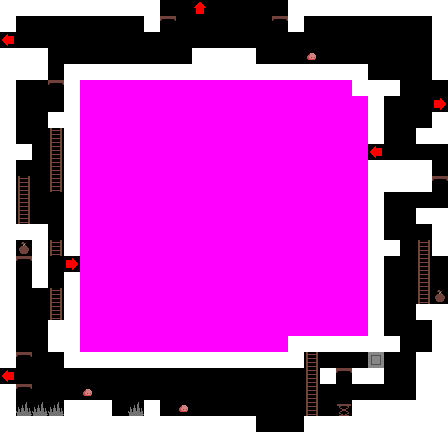

The image is a tile-based game level rendered from a .tmx file. Its description and complete source (layers, tilesets, objects, tile grids) follow:
An orthogonal 28x27 tile map with 16x16 px tiles, 1 tile layer (Tile Layer 1).

<map version="1.10" tiledversion="1.11.2" orientation="orthogonal" renderorder="right-up" width="28" height="27" tilewidth="16" tileheight="16" infinite="0" nextlayerid="2" nextobjectid="1">
 <tileset firstgid="1" source="../../tiletypes.tsx" />
 <layer id="1" name="Tile Layer 1" width="28" height="27">
  <data encoding="csv">
1,1,1,1,1,1,1,1,1,1,0,0,12,0,0,0,0,0,1,1,1,1,1,1,1,1,1,1,
1,0,0,0,0,0,0,0,0,1,17,0,0,0,0,0,0,17,1,0,0,0,0,0,0,0,0,1,
10,0,0,0,0,0,0,0,0,0,0,0,0,0,0,0,0,0,0,0,0,0,0,0,0,0,0,1,
1,1,1,0,0,0,0,0,0,0,0,0,1,1,1,1,0,0,0,26,0,0,0,0,0,0,0,1,
1,1,1,0,1,1,1,1,1,1,1,1,1,1,1,1,1,1,1,1,1,1,1,0,0,0,0,1,
1,0,0,17,1,3,3,3,3,3,3,3,3,3,3,3,3,3,3,3,3,3,1,1,1,0,0,0,
1,0,0,0,1,3,3,3,3,3,3,3,3,3,3,3,3,3,3,3,3,3,3,1,0,0,0,9,
1,0,0,1,1,3,3,3,3,3,3,3,3,3,3,3,3,3,3,3,3,3,3,1,0,0,0,1,
1,0,0,18,1,3,3,3,3,3,3,3,3,3,3,3,3,3,3,3,3,3,3,1,0,0,1,1,
1,1,0,18,1,3,3,3,3,3,3,3,3,3,3,3,3,3,3,3,3,3,3,10,0,0,0,0,
1,0,0,18,1,3,3,3,3,3,3,3,3,3,3,3,3,3,3,3,3,3,3,1,1,1,1,0,
1,18,0,18,1,3,3,3,3,3,3,3,3,3,3,3,3,3,3,3,3,3,3,1,1,1,1,17,
1,18,0,0,1,3,3,3,3,3,3,3,3,3,3,3,3,3,3,3,3,3,3,1,0,0,0,0,
1,18,0,0,1,3,3,3,3,3,3,3,3,3,3,3,3,3,3,3,3,3,3,1,0,0,1,1,
1,1,1,0,1,3,3,3,3,3,3,3,3,3,3,3,3,3,3,3,3,3,3,1,0,0,0,1,
1,25,1,18,1,3,3,3,3,3,3,3,3,3,3,3,3,3,3,3,3,3,3,1,1,0,18,1,
1,17,1,0,9,3,3,3,3,3,3,3,3,3,3,3,3,3,3,3,3,3,3,1,0,0,18,0,
1,0,1,0,1,3,3,3,3,3,3,3,3,3,3,3,3,3,3,3,3,3,3,1,0,0,18,0,
1,0,0,18,1,3,3,3,3,3,3,3,3,3,3,3,3,3,3,3,3,3,3,1,0,0,18,25,
1,0,0,18,1,3,3,3,3,3,3,3,3,3,3,3,3,3,3,3,3,3,3,1,0,0,1,1,
1,0,0,1,1,3,3,3,3,3,3,3,3,3,3,3,3,3,3,3,3,3,3,1,0,0,0,1,
1,0,0,1,1,3,3,3,3,3,3,3,3,3,3,3,3,3,1,1,1,1,1,1,1,0,0,1,
1,17,0,0,1,1,1,1,1,1,1,1,1,1,1,1,1,1,1,18,0,0,0,2,0,0,1,1,
10,0,0,0,0,0,0,0,0,0,0,0,0,0,0,0,0,0,0,18,1,17,1,1,0,0,1,1,
1,17,0,0,0,26,0,0,0,0,0,0,0,0,0,0,0,0,0,18,0,0,0,0,0,0,1,1,
1,19,19,19,1,1,1,0,19,1,0,26,0,0,0,0,0,0,0,18,0,20,1,1,1,1,1,1,
1,1,1,1,1,1,1,1,1,1,1,1,1,1,1,1,0,0,0,1,1,1,1,1,1,1,1,1
</data>
 </layer>
</map>
